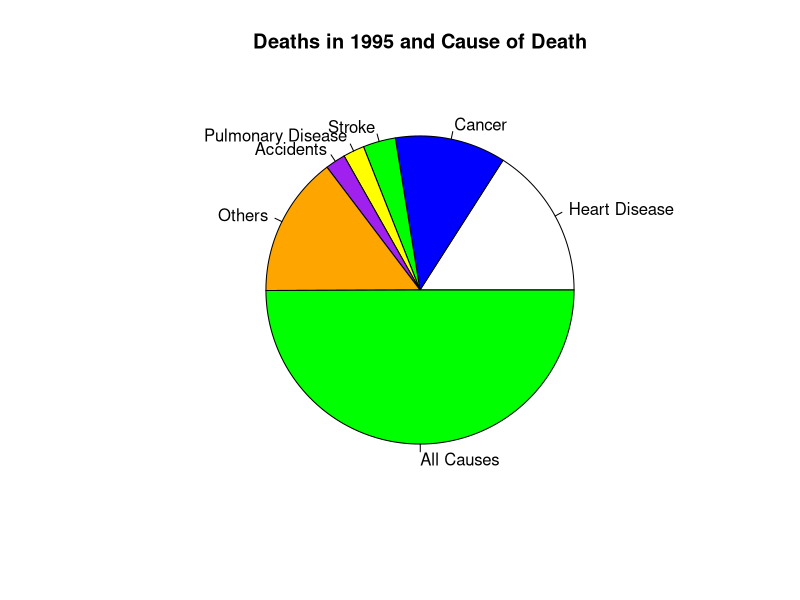

Generate this figure with R:
#6
cause = c("Heart Disease", "Cancer","Stroke","Pulmonary Disease","Accidents","Others","All Causes")
deaths = c(738,538,158,103,98,682,2312)
deaths1995=data.frame(cause,deaths)
pie(deaths1995$deaths,labels=c("Heart Disease","Cancer","Stroke","Pulmonary Disease",
                               "Accidents","Others","All Causes"),col=c("white","blue","green","yellow","purple","orange","green"),main="Deaths in 1995 and Cause of Death")
    
#Yes because it shows a the size of each pie slice is relative to the amount of deaths caused by a particular disease. This makes it clear to the viewer which diseases are more and less deadly.    

#7
#Pie charts are confusing when trying to notice minor differences between figures in a data set. The slices may seem all a similar size while there are in fact significant differences hidden in the details of the data.
#It is hard to decipher from chart A if candidate 5 is doing better than candidate 3, since the slices look very similar in size. Although there might be a minor difference that would lend insight into who might win the election, it is difficult to identify in this pie chart.
#Between time A and time B, it seems that candidate 4 has a bigger slice of the pie at time B. 

#answering A and B again, now using the bar charts
#Candidate 5 is now clearly doing better than candidate 3
#Between time A and B, it is now clear than candidate 4 did better in both

#1
matrix(data=seq(0,1,length.out=15),nrow=5,ncol=3,byrow=FALSE)
x=matrix(data=seq(0,1,length.out=15),nrow=5,ncol=3,byrow=FALSE,dimnames=list(c("a","b","c","d","e"),c("x","y","z")))
#R by default will fill out a matrix by column
x[,1]
x[3,1]

#2
a=c(1,2,3)
b=c(6,7,8)
m=cbind(a,b)
class(m)

#3
woo=array(data=1:20,dim=c(3,4,2),dimnames=list(c("A","B","C"),c("D","E","F","G"),c("H","I")))
apply(X=woo,MARGIN = 2,FUN=sum)
woo=array(data=1:20,dim=c(3,4,2),dimnames=list(c("A","B","C"),c("D","E","F","G"),c("H","I")))
apply(X=woo,MARGIN = c(1,2),FUN=sum)
#it adds together the two matrices in the array, by element

#4
HEC <- c(32, 11, 10, 3, 53, 50, 25, 15, 3, 30, 5, 8)
HairEyeColor <- matrix(HEC, nrow = 3, ncol = 4, byrow = TRUE)
HairEyeColor1 <- HairEyeColor
rm(HairEyeColor)
View(HairEyeColor)
sum(HairEyeColor)
sum(HairEyeColor[,,"Male"])
sum(HairEyeColor[,"Blue",])
sum(HairEyeColor["Red",,"Female"])







